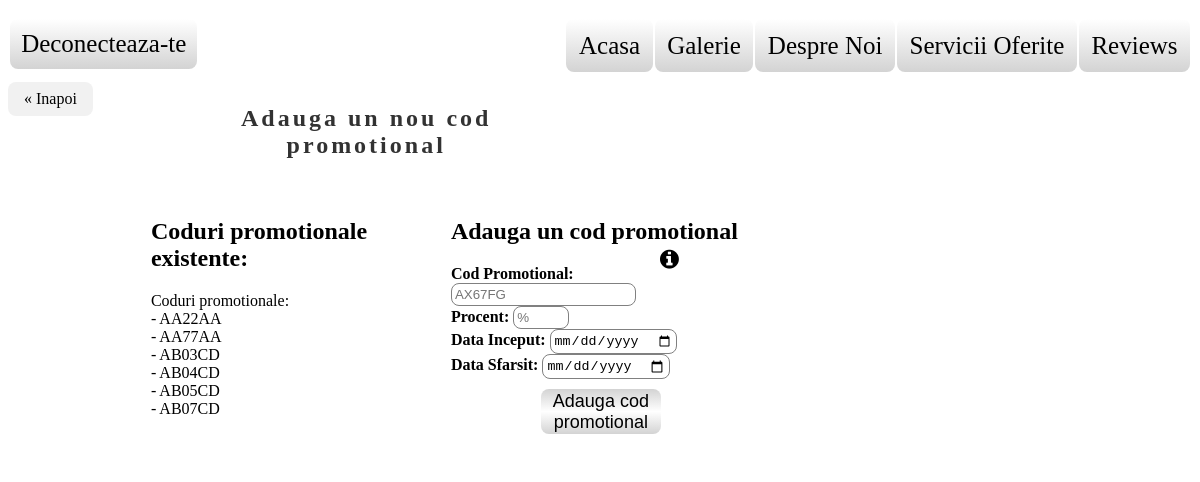
Screenshot of /addCodPromo2.php with the database file from the repository.
### tables this page shows
CREATE TABLE `coduripromo` (
  `codVoucher` varchar(6) NOT NULL,
  `startDate` date NOT NULL,
  `endDate` date NOT NULL,
  `procent` int(3) NOT NULL
);

### addCodPromo2.php (the view, shortened to what this page needs)
<!DOCTYPE HTML>
<html>
	<head>
		<link rel="stylesheet"href="addCodPromoCSS.css">
		<link rel="stylesheet"href="buttonsCSS.css">
		<link rel="stylesheet"href="prevAndTopBCSS.css">
		<link rel="stylesheet" href="https://cdnjs.cloudflare.com/ajax/libs/font-awesome/4.7.0/css/font-awesome.min.css">
	</head>
	<body>
	<?php
	include "functions2.php";
	$mailUser=$_GET['mailUser'];
	echo' <div id="topbarid" class="topbar">
		<div id="tblid" class="tbl"> ';
			echo'<a href="index.php"> Deconecteaza-te </a>';
		echo'</div>
		<div id="tbrid" class="tbr">';
			echo'<a href="adminAccount.php?mailUser='.$mailUser.'">Acasa</a>';
			echo'<a href="galerieF2.php?mailUser='.$mailUser.'">Galerie</a>';
			echo'<a href="aboutUs.php?mailUser='.$mailUser.'"> Despre Noi</a>';
			echo'<a href="aboutServices.php?mailUser='.$mailUser.'"> Servicii Oferite </a>';
			echo'<a href="reviews.php?mailUser='.$mailUser.'"> Reviews </a>';
	echo'	</div>
	</div>';
	echo '<div class="titlu">';
		echo '<h2>Adauga un nou cod promotional</h2>';
	echo '</div>';
	echo'<a href="gestPromotii.php?mailUser='.$mailUser.'" class="previous">&laquo; Inapoi</a>';
	?>
<div class="container">
	<div class="vizProgrAng">
	<h2>Coduri promotionale existente:</h2>
	<?php
		$coduriPromo = "SELECT DISTINCT codVoucher FROM coduripromo ";
		$result= $conn->query($coduriPromo);
		if ($result->num_rows > 0) {
			echo 'Coduri promotionale:<br>';
			while($row = $result->fetch_assoc()) {
				echo '- '.$row[codVoucher].'<br>';
			}
		}
		else {
				echo "Nu exista coduri promotionale disponibile.";
		}
	?>
	</div>
<div class="addContainer">
	<div class="ttEdit">
		<div class="tooltip"> <i style="font-size:22px;  position:fixed; margin-left: 0px;" class="fa">&#xf05a;</i>
			</div>
	</div>
	<form name="nameEditForm" onsubmit="<?php echo htmlspecialchars($_SERVER["PHP_SELF"]);?>" method="POST">
		<h2><b>Adauga un cod promotional </b></h2>
		<div class="dataEdit">
			<label for="codVoucher"><b>Cod Promotional:</b></label>
				<input id="codVoucher" name="codVoucher" type="text" placeholder="AX67FG" pattern="[A-Z]{2}[0-9]{2}[A-Z]{2}" required>
			<br>
			<label for="procent"><b>Procent:</b></label>
				<input id="procent" name="procent" type="number" placeholder="%" min="1" max="99" required>
			<br>
			<?php
			$mindate = date_create($today);
			?>
			<label for="startDate"><b>Data Inceput:</b></label>
				<input id="startDate"  name="startDate" type="date" placeholder="mm/dd/yyyy" min="<?php echo date_format($mindate, 'Y-m-d')?>" required>
			  <br>
			<label for="endDate"><b>Data Sfarsit:</b></label>
				<input id="endDate"  name="endDate" type="date" placeholder="mm/dd/yyyy"  min="<?php echo date_format($mindate, 'Y-m-d')?>"  required>
		</div>
		<button class="formButton" name="pressAdd" type="submit">Adauga cod promotional</button>
	</form>
</div>
	</body>
</html>

### addCodPromoCSS.css (style rules this page uses)
body { background-image:url("images/homeBackgr.jpg"); min-height:620px; background-position: center; background-repeat: no-repeat; background-size: cover; position: relative; }
.titlu { background-color: rgb(255,255,255,0.9); width:30%; padding:4px; text-align:center; margin-left:17%; border-radius: 8px; }
.container { position: relative; width:90%; width:90%; height:490px; left:7%; top: 150px; border-radius: 8px; }
.vizProgrAng { position: absolute; width: 230px; max-height:80%; background-color:rgb(255,255,255,0.8); margin: 40px; top:0%; padding-bottom: 20px; padding-left:20px; padding-right:20px; overflow:auto; border-radius: 8px; }
.ttEdit { position:relative; width: 100%; height:6%; text-align: center; font-size:20px; border-radius: 8px; overflow:auto; }
.tooltip { position: fixed; top:31%; left:55%; display: inline-block; }
.addContainer, .addContainer2 { position: absolute; width: 300px; background-color:rgb(255,255,255,0.8); margin: 40px; top:0%; padding-bottom: 20px; padding-left:20px; padding-right:20px; border-radius: 8px; }
input { color:black; background-color:white; padding:3px; border: 1px solid gray; border-radius: 8px; }
.addContainer { left:300px; }
button { margin-top:10px; margin-left:30%; }

### buttonsCSS.css (style rules this page uses)
.formButton { background-image:linear-gradient(lightgray,white,lightgray); border: 0.01px; padding-left:2%; padding-right:2%; padding-top:0.5%; padding-bottom:0.5%; border-radius: 8px; max-width:40%; font-size:18px; text-align:center; }

### prevAndTopBCSS.css (style rules this page uses)
a { text-decoration: none; display: inline-block; padding: 8px 16px; }
.previous { border-radius:8px; position:absolute; background-color: #f1f1f1; color: black; top:12%; }
.topbar { position: relative; background-repeat:no-repeat; height:10%; width:100%; top: 5px; left: 1px; }
.tbl { position:absolute; top:5px; left:0px; width:47%; }
.tbr { position:absolute; top:5px; right:0px; width:53%; }
.topbar a { border-radius: 8px; background-image:linear-gradient(white,lightgray); padding:1%; margin:1px; text-decoration:none; font-size:25px; color:black; padding:2%; }
.titlu { position:absolute; top:12%; opacity:0.8; background-color:white; width:30%; padding:3px; text-align:center; margin-left:15%; border-radius: 8px; letter-spacing: 3px; }

### rows the page displays
coduripromo: codVoucher "AA22AA"
coduripromo: codVoucher "AA77AA"
coduripromo: codVoucher "AB03CD"
coduripromo: codVoucher "AB04CD"
coduripromo: codVoucher "AB05CD"
coduripromo: codVoucher "AB07CD"
